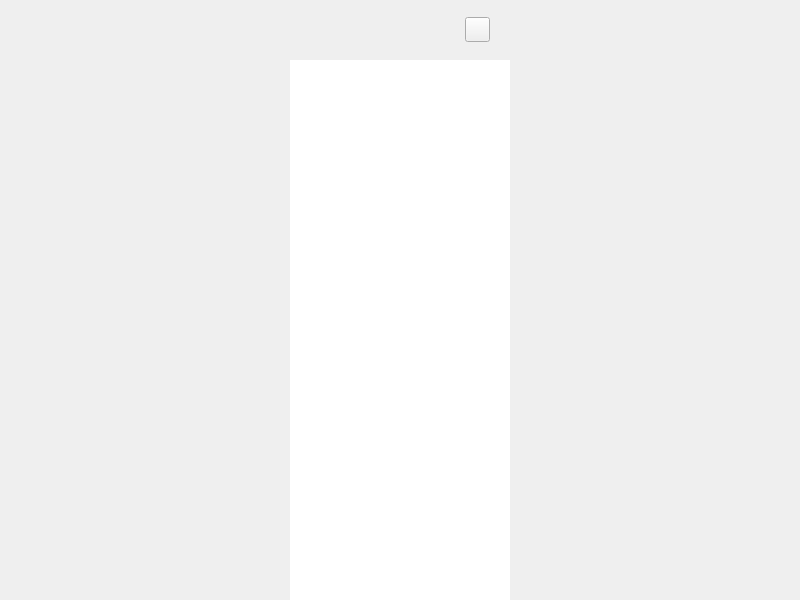
<?xml version="1.0" encoding="UTF-8"?>
<ui version="4.0">
 <class>MainWindow</class>
 <widget class="QWidget" name="MainWindow">
  <property name="geometry">
   <rect>
    <x>0</x>
    <y>0</y>
    <width>800</width>
    <height>600</height>
   </rect>
  </property>
  <property name="windowTitle">
   <string>MainWindow</string>
  </property>
  <layout class="QHBoxLayout" name="horizontalLayout">
   <property name="spacing">
    <number>0</number>
   </property>
   <property name="leftMargin">
    <number>0</number>
   </property>
   <property name="topMargin">
    <number>0</number>
   </property>
   <property name="rightMargin">
    <number>0</number>
   </property>
   <property name="bottomMargin">
    <number>0</number>
   </property>
   <item>
    <widget class="QWidget" name="widget_sider" native="true">
     <property name="sizePolicy">
      <sizepolicy hsizetype="Minimum" vsizetype="Preferred">
       <horstretch>0</horstretch>
       <verstretch>0</verstretch>
      </sizepolicy>
     </property>
     <property name="minimumSize">
      <size>
       <width>220</width>
       <height>0</height>
      </size>
     </property>
     <property name="maximumSize">
      <size>
       <width>220</width>
       <height>16777215</height>
      </size>
     </property>
     <layout class="QVBoxLayout" name="verticalLayout">
      <property name="spacing">
       <number>0</number>
      </property>
      <property name="sizeConstraint">
       <enum>QLayout::SetDefaultConstraint</enum>
      </property>
      <property name="leftMargin">
       <number>0</number>
      </property>
      <property name="topMargin">
       <number>0</number>
      </property>
      <property name="rightMargin">
       <number>0</number>
      </property>
      <property name="bottomMargin">
       <number>0</number>
      </property>
      <item>
       <widget class="QWidget" name="widget_user" native="true">
        <property name="minimumSize">
         <size>
          <width>220</width>
          <height>60</height>
         </size>
        </property>
        <property name="maximumSize">
         <size>
          <width>220</width>
          <height>60</height>
         </size>
        </property>
        <layout class="QHBoxLayout" name="horizontalLayout_2">
         <property name="spacing">
          <number>10</number>
         </property>
         <property name="leftMargin">
          <number>20</number>
         </property>
         <property name="topMargin">
          <number>0</number>
         </property>
         <property name="rightMargin">
          <number>20</number>
         </property>
         <property name="bottomMargin">
          <number>0</number>
         </property>
         <item>
          <widget class="QLabel" name="label_icon">
           <property name="minimumSize">
            <size>
             <width>25</width>
             <height>25</height>
            </size>
           </property>
           <property name="maximumSize">
            <size>
             <width>25</width>
             <height>25</height>
            </size>
           </property>
           <property name="text">
            <string/>
           </property>
          </widget>
         </item>
         <item>
          <widget class="QLabel" name="label_name">
           <property name="text">
            <string/>
           </property>
          </widget>
         </item>
         <item>
          <spacer name="horizontalSpacer">
           <property name="orientation">
            <enum>Qt::Horizontal</enum>
           </property>
           <property name="sizeHint" stdset="0">
            <size>
             <width>131</width>
             <height>20</height>
            </size>
           </property>
          </spacer>
         </item>
         <item>
          <widget class="QPushButton" name="btn_menu">
           <property name="minimumSize">
            <size>
             <width>25</width>
             <height>25</height>
            </size>
           </property>
           <property name="maximumSize">
            <size>
             <width>25</width>
             <height>25</height>
            </size>
           </property>
           <property name="text">
            <string/>
           </property>
          </widget>
         </item>
        </layout>
       </widget>
      </item>
      <item>
       <widget class="QListWidget" name="listWidget">
        <property name="minimumSize">
         <size>
          <width>221</width>
          <height>0</height>
         </size>
        </property>
        <property name="maximumSize">
         <size>
          <width>221</width>
          <height>16777215</height>
         </size>
        </property>
        <property name="frameShape">
         <enum>QFrame::NoFrame</enum>
        </property>
        <property name="lineWidth">
         <number>1</number>
        </property>
        <property name="horizontalScrollBarPolicy">
         <enum>Qt::ScrollBarAsNeeded</enum>
        </property>
        <property name="autoScrollMargin">
         <number>0</number>
        </property>
       </widget>
      </item>
     </layout>
    </widget>
   </item>
  </layout>
 </widget>
 <resources/>
 <connections/>
</ui>
